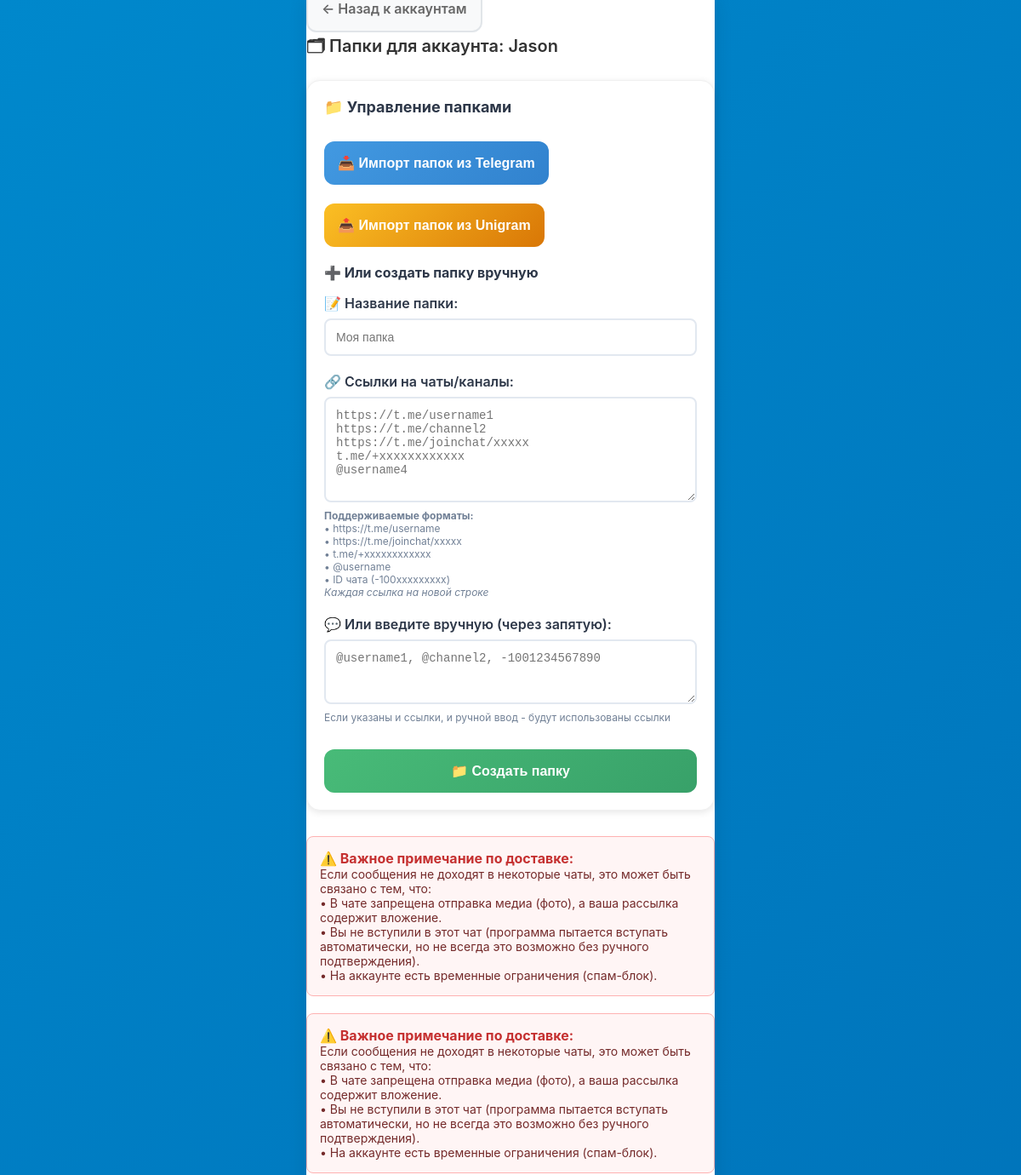
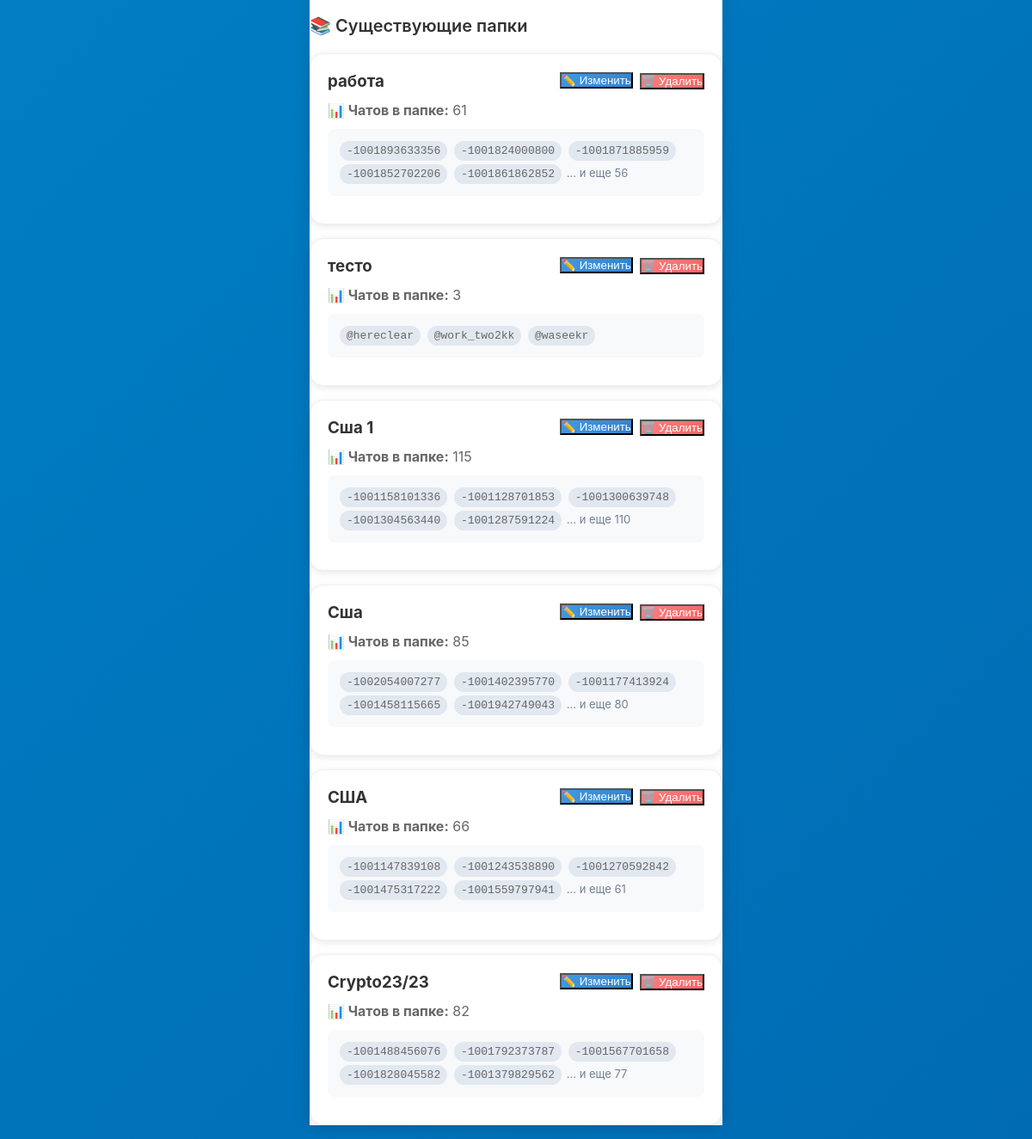
Screenshot of /folders/3 (signed in) with the database file from the repository (2 pictures, top to bottom).
### app/db.py (models this page shows)
class Account(SQLModel, table=True):
    id: Optional[int] = Field(default=None, primary_key=True)
    title: str                           # название аккаунта (для админа)
    phone: str                           # номер телефона аккаунта
    api_id: int                          # API ID из my.telegram.org
    api_hash: str                        # API Hash из my.telegram.org
    session_string: str                  # строка сессии (будет зашифрована)
    proxy_url: Optional[str] = None      # прокси (если нужен)
    is_active: bool = False              # статус подключения
    created_at: datetime = Field(default_factory=datetime.utcnow)
    jobs: List["Job"] = Relationship(back_populates="account")
    logs: List["Log"] = Relationship(back_populates="account")

class Folder(SQLModel, table=True):
    id: Optional[int] = Field(default=None, primary_key=True)
    account_id: int = Field(foreign_key="account.id")
    title: str                           # название папки
    chats_json: str                      # JSON-массив с ID чатов
    created_at: datetime = Field(default_factory=datetime.utcnow)
    jobs: List["Job"] = Relationship(back_populates="folder")

### app/routers.py (the view)
@router.get("/folders/{account_id}", response_class=HTMLResponse)
def list_folders(account_id: int, request: Request, session: Session = Depends(get_session), auth: bool = Depends(check_auth)):
    account = session.get(Account, account_id)
    if not account:
        raise HTTPException(404, "Account not found")
    folders = session.exec(select(Folder).where(Folder.account_id == account_id)).all()
    return templates.TemplateResponse("folders.html", {
        "request": request,
        "account": account,
        "folders": folders
    })

### app/templates/folders.html (shortened to what this page needs)
{% extends "base.html" %}
{% block content %}
<div style="margin-bottom: 20px;">
    <a href="/accounts" class="btn btn-secondary" style="margin-right: 10px; text-decoration: none;">
        ← Назад к аккаунтам
    </a>
</div>
<div class="page-title">🗂 Папки для аккаунта: {{ account.title }}</div>
<div class="card" style="margin-bottom: 30px;">
        <h3 style="margin-bottom: 20px; color: #2d3748; font-size: 18px;">📁 Управление папками</h3>
        <div style="display: flex; gap: 12px; margin-bottom: 20px; flex-wrap: wrap;">
        <form method="post" action="/folders/{{ account.id }}/import_from_telegram" style="margin: 0;">
            <button type="submit" class="btn" style="background: linear-gradient(135deg, #4299e1 0%, #3182ce 100%);" onclick="return confirm('Импортировать ваши папки из Telegram?')">
                📥 Импорт папок из Telegram
            </button>
        </form>
        <form method="post" action="/folders/{{ account.id }}/import_from_telegram" style="margin: 0;">
            <button type="submit" class="btn" style="background: linear-gradient(135deg, #fbbf24 0%, #d97706 100%);" onclick="return confirm('Импортировать ваши папки из Unigram?')">
                📤 Импорт папок из Unigram
            </button>
        </form>
    </div>
        <h4 style="margin-bottom: 16px; color: #2d3748; font-size: 16px;">➕ Или создать папку вручную</h4>
    <form method="post" action="/folders/{{ account.id }}/add" id="folderForm">
        <div style="margin-bottom: 20px;">
                        <label style="display: block; margin-bottom: 8px; font-weight: 600; color: #2d3748;">
                            📝 Название папки:
                        </label>
                        <input type="text" name="title" placeholder="Моя папка" required
                               style="width: 100%; padding: 12px; border: 2px solid #e2e8f0; border-radius: 8px; font-size: 14px;">
                    </div>
                    <div style="margin-bottom: 20px;">
                        <label style="display: block; margin-bottom: 8px; font-weight: 600; color: #2d3748;">
                            🔗 Ссылки на чаты/каналы:
                        </label>
                        <textarea name="chat_links" rows="6"
                                  placeholder="https://t.me/username1&#10;https://t.me/channel2&#10;https://t.me/joinchat/xxxxx&#10;t.me/+xxxxxxxxxxxx&#10;@username4"
                                  style="width: 100%; padding: 12px; border: 2px solid #e2e8f0; border-radius: 8px; font-size: 14px; resize: vertical;"></textarea>
                        <div style="font-size: 12px; color: #718096; margin-top: 4px;">
                            <strong>Поддерживаемые форматы:</strong><br>
                            • https://t.me/username<br>
                            • https://t.me/joinchat/xxxxx<br>
                            • t.me/+xxxxxxxxxxxx<br>
                            • @username<br>
                            • ID чата (-100xxxxxxxxx)<br>
                            <em>Каждая ссылка на новой строке</em>
                        </div>
                    </div>
                    <div style="margin-bottom: 20px;">
                        <label style="display: block; margin-bottom: 8px; font-weight: 600; color: #2d3748;">
                            💬 Или введите вручную (через запятую):
                        </label>
                        <textarea name="manual_chats" rows="3"
                                  placeholder="@username1, @channel2, -1001234567890"
                                  style="width: 100%; padding: 12px; border: 2px solid #e2e8f0; border-radius: 8px; font-size: 14px; resize: vertical;"></textarea>
                        <div style="font-size: 12px; color: #718096; margin-top: 4px;">
                            Если указаны и ссылки, и ручной ввод - будут использованы ссылки
                        </div>
                    </div>
        <button type="submit" class="btn" style="background: linear-gradient(135deg, #48bb78 0%, #38a169 100%);">
            📁 Создать папку
        </button>
    </form>
</div>
<div style="background: #fff5f5; border: 1px solid #feb2b2; padding: 15px; border-radius: 8px; margin-bottom: 20px;">
    <h4 style="color: #c53030; margin-top: 0;">⚠️ Важное примечание по доставке:</h4>
    <p style="font-size: 14px; color: #742a2a;">
        Если сообщения не доходят в некоторые чаты, это может быть связано с тем, что:
        <br>• В чате запрещена отправка медиа (фото), а ваша рассылка содержит вложение.
        <br>• Вы не вступили в этот чат (программа пытается вступать автоматически, но не всегда это возможно без ручного подтверждения).
        <br>• На аккаунте есть временные ограничения (спам-блок).
    </p>
</div>
<div style="background: #fff5f5; border: 1px solid #feb2b2; padding: 15px; border-radius: 8px; margin-bottom: 20px;">
    <h4 style="color: #c53030; margin-top: 0;">⚠️ Важное примечание по доставке:</h4>
    <p style="font-size: 14px; color: #742a2a;">
        Если сообщения не доходят в некоторые чаты, это может быть связано с тем, что:
        <br>• В чате запрещена отправка медиа (фото), а ваша рассылка содержит вложение.
        <br>• Вы не вступили в этот чат (программа пытается вступать автоматически, но не всегда это возможно без ручного подтверждения).
        <br>• На аккаунте есть временные ограничения (спам-блок).
    </p>
</div>
<div class="page-title">📚 Существующие папки</div>
{% if folders %}
    {% for folder in folders %}
    <div class="card">
        <div style="display: flex; justify-content: space-between; align-items: start; margin-bottom: 12px;">
            <div>
                <h3 style="margin: 0; color: #333;">{{ folder.title }}</h3>
            </div>
            <div style="display: flex; gap: 8px; align-items: center;">
                <button onclick="editFolder({{ folder.id }}, '{{ folder.title }}', `{{ folder.chats_json }}`)"
                        class="btn-sm" style="background: linear-gradient(135deg, #4299e1 0%, #3182ce 100%); color: white;">
                    ✏️ Изменить
                </button>
                <form method="post" action="/folders/{{ folder.id }}/delete" style="display: inline;"
                      onsubmit="return confirm('Удалить папку {{ folder.title }}?')">
                    <button type="submit" class="btn-sm" style="background: linear-gradient(135deg, #fc8181 0%, #f56565 100%); color: white;">
                        🗑️ Удалить
                    </button>
                </form>
            </div>
        </div>
        {% set chats = folder.chats_json | from_json %}
        <div style="color: #666; margin-bottom: 12px;">
            <strong>📊 Чатов в папке:</strong> {{ chats | length if chats else 0 }}
        </div>
        <div style="background: #f8f9fa; border-radius: 8px; padding: 12px; max-height: 120px; overflow-y: auto; margin-bottom: 12px;">
            {% if chats %}
            <div style="font-size: 13px; color: #666;">
                {% for chat in chats[:5] %}
                <span style="display: inline-block; background: #e2e8f0; padding: 4px 8px; border-radius: 12px; margin: 2px; font-family: monospace;">{{ chat }}</span>
                {% endfor %}
                {% if chats|length > 5 %}
                <span style="color: #718096;">... и еще {{ chats|length - 5 }}</span>
                {% endif %}
            </div>
            {% else %}
            <div style="color: #999; text-align: center; font-style: italic;">Чаты не добавлены</div>
            {% endif %}
        </div>
        {% set failed_chats = folder.failed_chats_json | from_json %}
    </div>
    {% endfor %}
{% else %}
    <div style="text-align: center; color: #999; padding: 40px; background: #f8f9fa; border-radius: 16px;">
        <p style="font-size: 18px; margin-bottom: 10px;">📁</p>
        <p>Пока нет созданных папок</p>
        <p style="font-size: 14px; color: #777;">Создайте первую папку с чатами для рассылки</p>
    </div>
{% endif %}
{% endblock %}

### app/templates/base.html (shortened to what this page needs)
<!DOCTYPE html>
<html lang="ru">
<head>
</head>
<body>
    <div class="container">
        {% block content %}{% endblock %}
    </div>
</body>
</html>

### app/templates/base.html (style rules this page uses)
* { margin: 0; padding: 0; box-sizing: border-box; -webkit-tap-highlight-color: transparent; }
body { font-family: -apple-system, BlinkMacSystemFont, 'Segoe UI', Roboto, 'Helvetica Neue', Arial, sans-serif; background: linear-gradient(135deg, #0088cc 0%, #006bb3 100%); min-height: 100vh; color: #333; overflow-x: hidden; }
.container { max-width: 480px; margin: 0 auto; min-height: 100vh; background: #fff; position: relative; box-shadow: 0 0 20px rgba(0,0,0,0.1); }
.page-title { font-size: 20px; font-weight: 600; color: #333; margin-bottom: 20px; display: flex; align-items: center; gap: 8px; }
.btn { width: 100%; padding: 16px; background: linear-gradient(135deg, #0088cc 0%, #006bb3 100%); color: white; border: none; border-radius: 12px; font-size: 16px; font-weight: 600; cursor: pointer; transition: all 0.3s ease; margin-top: 10px; }
.btn-secondary { background: #f8f9fa; color: #666; border: 2px solid #e1e5e9; }
.card { background: #fff; border-radius: 16px; padding: 20px; margin-bottom: 16px; box-shadow: 0 2px 8px rgba(0,0,0,0.1); border: 1px solid #f0f0f0; }

### rows the page displays
Account: title "Jason"
Folder: title "работа", chats "61", 5 "-1001893633356" "-1001824000800" "-1001871885959" "-1001852702206" "-1001861862852", chats "56"
Folder: title "тесто", chats "3", 5 "@hereclear" "@work_two2kk" "@waseekr"
Folder: title "Сша 1", chats "115", 5 "-1001158101336" "-1001128701853" "-1001300639748" "-1001304563440" "-1001287591224", chats "110"
Folder: title "Сша", chats "85", 5 "-1002054007277" "-1001402395770" "-1001177413924" "-1001458115665" "-1001942749043", chats "80"
Folder: title "США", chats "66", 5 "-1001147839108" "-1001243538890" "-1001270592842" "-1001475317222" "-1001559797941", chats "61"
Folder: title "Crypto23/23", chats "82", 5 "-1001488456076" "-1001792373787" "-1001567701658" "-1001828045582" "-1001379829562", chats "77"
